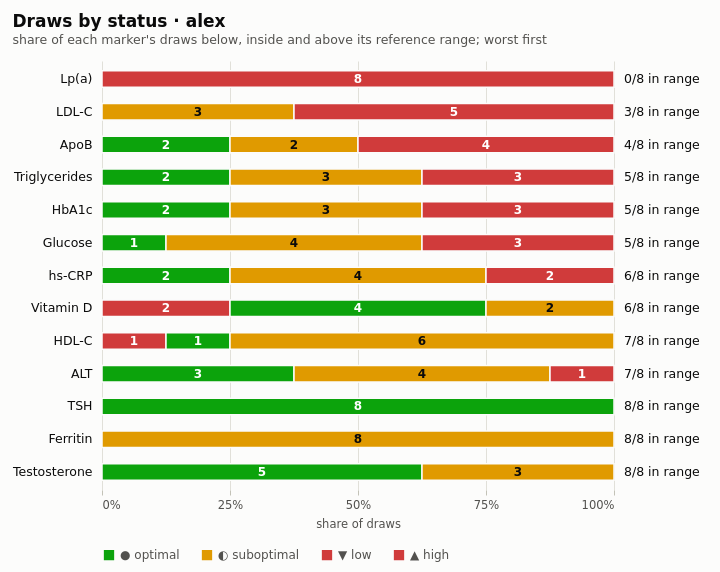

Write a Vega-Lite specification for this figure.
### Vega-Lite specification from a JSON file in a GitHub repository (floating-point values rounded to 4 significant figures)
{"$schema": "https://vega.github.io/schema/vega-lite/v5.json", "description": "health-chart inrange: per marker, the share of its draws below, inside and above the reference range as one 100% stacked bar, segments colored by status with glyph and word in the legend and the draw count inside. Adapted from the Vega-Lite normalized stacked bar (stacked_bar_normalize).", "width": 720, "height": 572, "autosize": {"type": "fit", "contains": "padding"}, "padding": {"left": 12, "right": 20, "top": 12, "bottom": 8}, "background": "#fcfcfb", "title": {"text": "Draws by status · alex", "subtitle": "share of each marker's draws below, inside and above its reference range; worst first", "anchor": "start", "offset": 14, "fontSize": 17, "subtitleFontSize": 12.5, "color": "#0b0b0b", "subtitleColor": "#52514e"}, "config": {"font": "DejaVu Sans", "view": {"stroke": null}, "axis": {"labelColor": "#52514e", "titleColor": "#52514e", "labelFontSize": 11.5, "titleFontSize": 11.5, "titleFontWeight": "normal", "gridColor": "#e1e0d9", "domainColor": "#c3c2b7", "tickColor": "#c3c2b7"}, "legend": {"labelColor": "#52514e", "labelFontSize": 12, "orient": "bottom", "direction": "horizontal", "title": null, "symbolSize": 140, "columnPadding": 18}}, "data": {"values": [{"index": 1, "marker": "lpa", "label": "Lp(a)", "unit": "nmol/L", "status": "high", "glyph": "▲", "status_label": "▲ high", "color": "#d03b3b", "rgb": 13646651, "count": 8, "draws": 8, "x": 0, "x2": 1, "mid": 0.5, "seg_label": "8", "summary": "0/8 in range", "detail": "8 of 8 draws high"}, {"index": 2, "marker": "ldl-c", "label": "LDL-C", "unit": "mg/dL", "status": "suboptimal", "glyph": "◐", "status_label": "◐ suboptimal", "color": "#e09a00", "rgb": 14719488, "count": 3, "draws": 8, "x": 0, "x2": 0.375, "mid": 0.1875, "seg_label": "3", "summary": "3/8 in range", "detail": "3 of 8 draws suboptimal"}, {"index": 2, "marker": "ldl-c", "label": "LDL-C", "unit": "mg/dL", "status": "high", "glyph": "▲", "status_label": "▲ high", "color": "#d03b3b", "rgb": 13646651, "count": 5, "draws": 8, "x": 0.375, "x2": 1, "mid": 0.6875, "seg_label": "5", "summary": "3/8 in range", "detail": "5 of 8 draws high"}, {"index": 3, "marker": "apob", "label": "ApoB", "unit": "mg/dL", "status": "optimal", "glyph": "●", "status_label": "● optimal", "color": "#0ca30c", "rgb": 828172, "count": 2, "draws": 8, "x": 0, "x2": 0.25, "mid": 0.125, "seg_label": "2", "summary": "4/8 in range", "detail": "2 of 8 draws optimal"}, {"index": 3, "marker": "apob", "label": "ApoB", "unit": "mg/dL", "status": "suboptimal", "glyph": "◐", "status_label": "◐ suboptimal", "color": "#e09a00", "rgb": 14719488, "count": 2, "draws": 8, "x": 0.25, "x2": 0.5, "mid": 0.375, "seg_label": "2", "summary": "4/8 in range", "detail": "2 of 8 draws suboptimal"}, {"index": 3, "marker": "apob", "label": "ApoB", "unit": "mg/dL", "status": "high", "glyph": "▲", "status_label": "▲ high", "color": "#d03b3b", "rgb": 13646651, "count": 4, "draws": 8, "x": 0.5, "x2": 1, "mid": 0.75, "seg_label": "4", "summary": "4/8 in range", "detail": "4 of 8 draws high"}, {"index": 4, "marker": "triglycerides", "label": "Triglycerides", "unit": "mg/dL", "status": "optimal", "glyph": "●", "status_label": "● optimal", "color": "#0ca30c", "rgb": 828172, "count": 2, "draws": 8, "x": 0, "x2": 0.25, "mid": 0.125, "seg_label": "2", "summary": "5/8 in range", "detail": "2 of 8 draws optimal"}, {"index": 4, "marker": "triglycerides", "label": "Triglycerides", "unit": "mg/dL", "status": "suboptimal", "glyph": "◐", "status_label": "◐ suboptimal", "color": "#e09a00", "rgb": 14719488, "count": 3, "draws": 8, "x": 0.25, "x2": 0.625, "mid": 0.4375, "seg_label": "3", "summary": "5/8 in range", "detail": "3 of 8 draws suboptimal"}, {"index": 4, "marker": "triglycerides", "label": "Triglycerides", "unit": "mg/dL", "status": "high", "glyph": "▲", "status_label": "▲ high", "color": "#d03b3b", "rgb": 13646651, "count": 3, "draws": 8, "x": 0.625, "x2": 1, "mid": 0.8125, "seg_label": "3", "summary": "5/8 in range", "detail": "3 of 8 draws high"}, {"index": 5, "marker": "hba1c", "label": "HbA1c", "unit": "%", "status": "optimal", "glyph": "●", "status_label": "● optimal", "color": "#0ca30c", "rgb": 828172, "count": 2, "draws": 8, "x": 0, "x2": 0.25, "mid": 0.125, "seg_label": "2", "summary": "5/8 in range", "detail": "2 of 8 draws optimal"}, {"index": 5, "marker": "hba1c", "label": "HbA1c", "unit": "%", "status": "suboptimal", "glyph": "◐", "status_label": "◐ suboptimal", "color": "#e09a00", "rgb": 14719488, "count": 3, "draws": 8, "x": 0.25, "x2": 0.625, "mid": 0.4375, "seg_label": "3", "summary": "5/8 in range", "detail": "3 of 8 draws suboptimal"}, {"index": 5, "marker": "hba1c", "label": "HbA1c", "unit": "%", "status": "high", "glyph": "▲", "status_label": "▲ high", "color": "#d03b3b", "rgb": 13646651, "count": 3, "draws": 8, "x": 0.625, "x2": 1, "mid": 0.8125, "seg_label": "3", "summary": "5/8 in range", "detail": "3 of 8 draws high"}, {"index": 6, "marker": "glucose", "label": "Glucose", "unit": "mg/dL", "status": "optimal", "glyph": "●", "status_label": "● optimal", "color": "#0ca30c", "rgb": 828172, "count": 1, "draws": 8, "x": 0, "x2": 0.125, "mid": 0.0625, "seg_label": "1", "summary": "5/8 in range", "detail": "1 of 8 draws optimal"}, {"index": 6, "marker": "glucose", "label": "Glucose", "unit": "mg/dL", "status": "suboptimal", "glyph": "◐", "status_label": "◐ suboptimal", "color": "#e09a00", "rgb": 14719488, "count": 4, "draws": 8, "x": 0.125, "x2": 0.625, "mid": 0.375, "seg_label": "4", "summary": "5/8 in range", "detail": "4 of 8 draws suboptimal"}, {"index": 6, "marker": "glucose", "label": "Glucose", "unit": "mg/dL", "status": "high", "glyph": "▲", "status_label": "▲ high", "color": "#d03b3b", "rgb": 13646651, "count": 3, "draws": 8, "x": 0.625, "x2": 1, "mid": 0.8125, "seg_label": "3", "summary": "5/8 in range", "detail": "3 of 8 draws high"}, {"index": 7, "marker": "hscrp", "label": "hs-CRP", "unit": "mg/L", "status": "optimal", "glyph": "●", "status_label": "● optimal", "color": "#0ca30c", "rgb": 828172, "count": 2, "draws": 8, "x": 0, "x2": 0.25, "mid": 0.125, "seg_label": "2", "summary": "6/8 in range", "detail": "2 of 8 draws optimal"}, {"index": 7, "marker": "hscrp", "label": "hs-CRP", "unit": "mg/L", "status": "suboptimal", "glyph": "◐", "status_label": "◐ suboptimal", "color": "#e09a00", "rgb": 14719488, "count": 4, "draws": 8, "x": 0.25, "x2": 0.75, "mid": 0.5, "seg_label": "4", "summary": "6/8 in range", "detail": "4 of 8 draws suboptimal"}, {"index": 7, "marker": "hscrp", "label": "hs-CRP", "unit": "mg/L", "status": "high", "glyph": "▲", "status_label": "▲ high", "color": "#d03b3b", "rgb": 13646651, "count": 2, "draws": 8, "x": 0.75, "x2": 1, "mid": 0.875, "seg_label": "2", "summary": "6/8 in range", "detail": "2 of 8 draws high"}, {"index": 8, "marker": "vitamin-d", "label": "Vitamin D", "unit": "ng/mL", "status": "low", "glyph": "▼", "status_label": "▼ low", "color": "#d03b3b", "rgb": 13646651, "count": 2, "draws": 8, "x": 0, "x2": 0.25, "mid": 0.125, "seg_label": "2", "summary": "6/8 in range", "detail": "2 of 8 draws low"}, {"index": 8, "marker": "vitamin-d", "label": "Vitamin D", "unit": "ng/mL", "status": "optimal", "glyph": "●", "status_label": "● optimal", "color": "#0ca30c", "rgb": 828172, "count": 4, "draws": 8, "x": 0.25, "x2": 0.75, "mid": 0.5, "seg_label": "4", "summary": "6/8 in range", "detail": "4 of 8 draws optimal"}, {"index": 8, "marker": "vitamin-d", "label": "Vitamin D", "unit": "ng/mL", "status": "suboptimal", "glyph": "◐", "status_label": "◐ suboptimal", "color": "#e09a00", "rgb": 14719488, "count": 2, "draws": 8, "x": 0.75, "x2": 1, "mid": 0.875, "seg_label": "2", "summary": "6/8 in range", "detail": "2 of 8 draws suboptimal"}, {"index": 9, "marker": "hdl-c", "label": "HDL-C", "unit": "mg/dL", "status": "low", "glyph": "▼", "status_label": "▼ low", "color": "#d03b3b", "rgb": 13646651, "count": 1, "draws": 8, "x": 0, "x2": 0.125, "mid": 0.0625, "seg_label": "1", "summary": "7/8 in range", "detail": "1 of 8 draws low"}, {"index": 9, "marker": "hdl-c", "label": "HDL-C", "unit": "mg/dL", "status": "optimal", "glyph": "●", "status_label": "● optimal", "color": "#0ca30c", "rgb": 828172, "count": 1, "draws": 8, "x": 0.125, "x2": 0.25, "mid": 0.1875, "seg_label": "1", "summary": "7/8 in range", "detail": "1 of 8 draws optimal"}, {"index": 9, "marker": "hdl-c", "label": "HDL-C", "unit": "mg/dL", "status": "suboptimal", "glyph": "◐", "status_label": "◐ suboptimal", "color": "#e09a00", "rgb": 14719488, "count": 6, "draws": 8, "x": 0.25, "x2": 1, "mid": 0.625, "seg_label": "6", "summary": "7/8 in range", "detail": "6 of 8 draws suboptimal"}, {"index": 10, "marker": "alt", "label": "ALT", "unit": "U/L", "status": "optimal", "glyph": "●", "status_label": "● optimal", "color": "#0ca30c", "rgb": 828172, "count": 3, "draws": 8, "x": 0, "x2": 0.375, "mid": 0.1875, "seg_label": "3", "summary": "7/8 in range", "detail": "3 of 8 draws optimal"}, {"index": 10, "marker": "alt", "label": "ALT", "unit": "U/L", "status": "suboptimal", "glyph": "◐", "status_label": "◐ suboptimal", "color": "#e09a00", "rgb": 14719488, "count": 4, "draws": 8, "x": 0.375, "x2": 0.875, "mid": 0.625, "seg_label": "4", "summary": "7/8 in range", "detail": "4 of 8 draws suboptimal"}, {"index": 10, "marker": "alt", "label": "ALT", "unit": "U/L", "status": "high", "glyph": "▲", "status_label": "▲ high", "color": "#d03b3b", "rgb": 13646651, "count": 1, "draws": 8, "x": 0.875, "x2": 1, "mid": 0.9375, "seg_label": "1", "summary": "7/8 in range", "detail": "1 of 8 draws high"}, {"index": 11, "marker": "tsh", "label": "TSH", "unit": "mIU/L", "status": "optimal", "glyph": "●", "status_label": "● optimal", "color": "#0ca30c", "rgb": 828172, "count": 8, "draws": 8, "x": 0, "x2": 1, "mid": 0.5, "seg_label": "8", "summary": "8/8 in range", "detail": "8 of 8 draws optimal"}, {"index": 12, "marker": "ferritin", "label": "Ferritin", "unit": "ng/mL", "status": "suboptimal", "glyph": "◐", "status_label": "◐ suboptimal", "color": "#e09a00", "rgb": 14719488, "count": 8, "draws": 8, "x": 0, "x2": 1, "mid": 0.5, "seg_label": "8", "summary": "8/8 in range", "detail": "8 of 8 draws suboptimal"}, {"index": 13, "marker": "testosterone-total", "label": "Testosterone", "unit": "ng/dL", "status": "optimal", "glyph": "●", "status_label": "● optimal", "color": "#0ca30c", "rgb": 828172, "count": 5, "draws": 8, "x": 0, "x2": 0.625, "mid": 0.3125, "seg_label": "5", "summary": "8/8 in range", "detail": "5 of 8 draws optimal"}, {"index": 13, "marker": "testosterone-total", "label": "Testosterone", "unit": "ng/dL", "status": "suboptimal", "glyph": "◐", "status_label": "◐ suboptimal", "color": "#e09a00", "rgb": 14719488, "count": 3, "draws": 8, "x": 0.625, "x2": 1, "mid": 0.8125, "seg_label": "3", "summary": "8/8 in range", "detail": "3 of 8 draws suboptimal"}]}, "encoding": {"y": {"field": "label", "type": "nominal", "title": null, "scale": {"domain": ["Lp(a)", "LDL-C", "ApoB", "Triglycerides", "HbA1c", "Glucose", "hs-CRP", "Vitamin D", "HDL-C", "ALT", "TSH", "Ferritin", "Testosterone"], "paddingInner": 0.3, "paddingOuter": 0.2}, "axis": {"domain": false, "ticks": false, "labelPadding": 10, "labelFontSize": 12.5, "labelColor": "#0b0b0b", "labelLimit": 220}}}, "layer": [{"mark": {"type": "bar", "height": {"band": 0.72}, "stroke": "#fcfcfb", "strokeWidth": 1.5}, "encoding": {"x": {"field": "x", "type": "quantitative", "title": "share of draws", "scale": {"domain": [0, 1], "nice": false, "zero": false}, "axis": {"values": [0, 0.25, 0.5, 0.75, 1], "labelExpr": "format(datum.value * 100, '.0f') + '%'", "grid": true, "labelPadding": 4, "domain": false, "titlePadding": 8}}, "x2": {"field": "x2"}, "color": {"field": "status_label", "type": "nominal", "scale": {"domain": ["● optimal", "◐ suboptimal", "▼ low", "▲ high"], "range": ["#0ca30c", "#e09a00", "#d03b3b", "#d03b3b"]}, "legend": {"symbolType": "square"}}, "tooltip": [{"field": "label", "title": "marker"}, {"field": "detail", "title": "draws"}, {"field": "status_label", "title": "status"}]}}, {"transform": [{"filter": "datum.seg_label !== ''"}], "mark": {"type": "text", "baseline": "middle", "fontSize": 12, "fontWeight": "bold"}, "encoding": {"x": {"field": "mid", "type": "quantitative"}, "color": {"condition": {"test": "datum.status === 'suboptimal'", "value": "#0b0b0b"}, "value": "#ffffff"}, "text": {"field": "seg_label"}}}, {"transform": [{"aggregate": [{"op": "max", "field": "x2", "as": "end"}], "groupby": ["label", "summary"]}], "mark": {"type": "text", "align": "left", "baseline": "middle", "dx": 10, "fontSize": 12.5, "color": "#0b0b0b"}, "encoding": {"x": {"datum": 1, "type": "quantitative"}, "text": {"field": "summary"}}}]}
